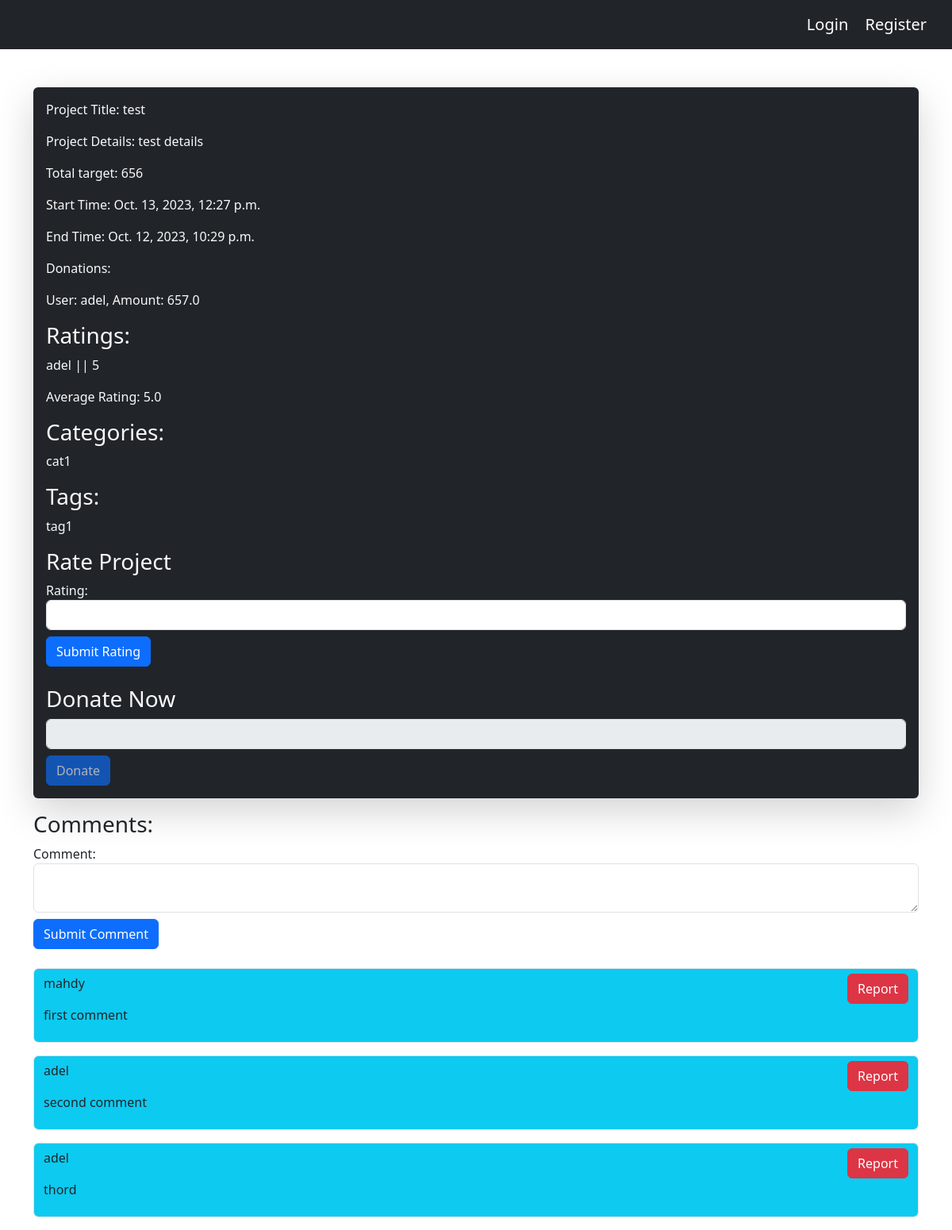
Before: /projects/1/projectDetails/ with the older database file.
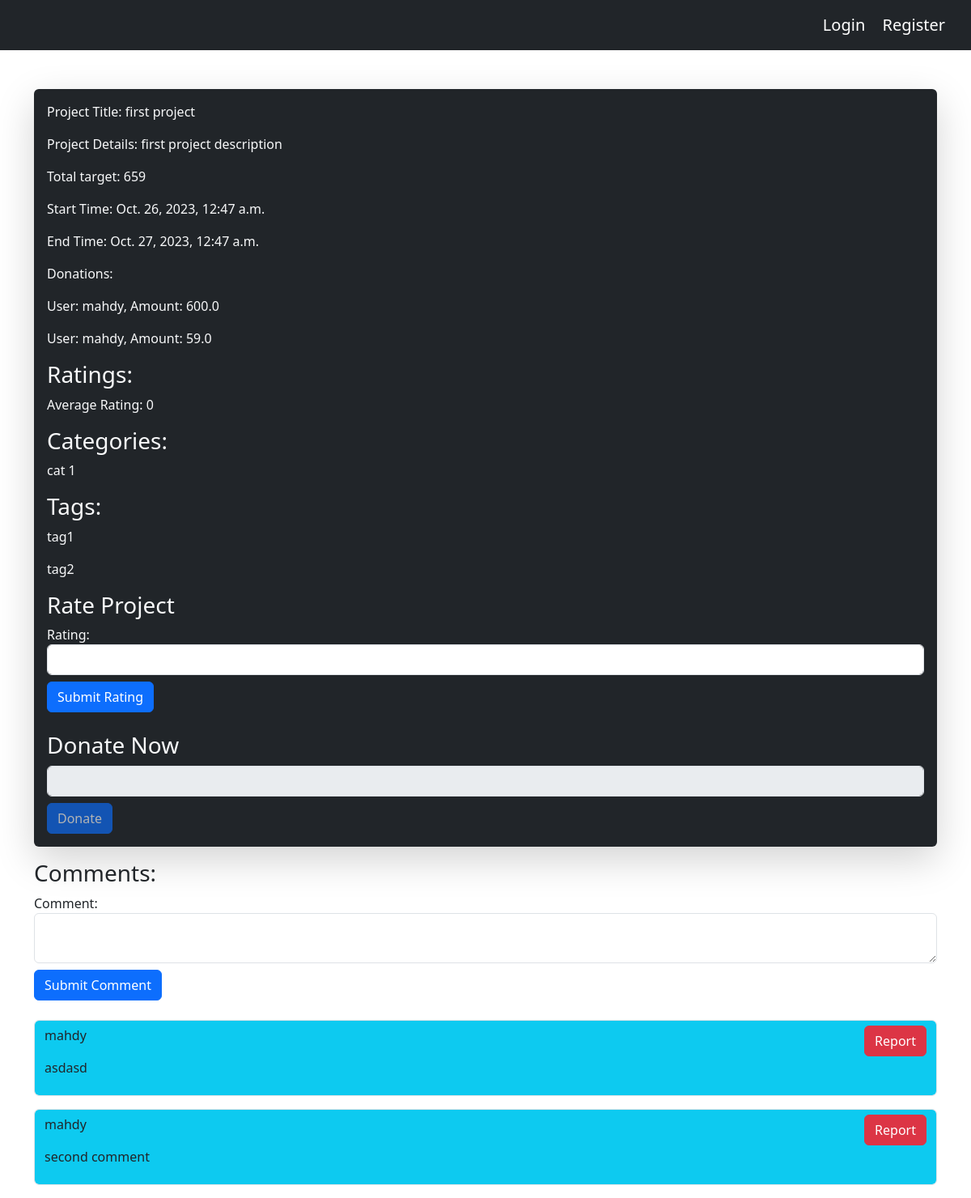
After: the same page with the newer database file.
### projects/models.py (models this page shows, shortened)
class ProjectsModel(models.Model):
    user=models.ForeignKey(UserProfile, related_name='projects',on_delete=models.CASCADE)
    title = models.CharField(max_length=200)
    details = models.TextField(max_length=500)
    category = models.ManyToManyField(CategoriesModel)
    target = models.IntegerField()
    tags = models.ManyToManyField(TagsModel)
    start_time = models.DateTimeField()
    end_time = models.DateTimeField()
    completed=models.BooleanField(default=False)
    closed=models.BooleanField(default=False)

class DonationModel(models.Model):
    user = models.ForeignKey(UserProfile, on_delete=models.CASCADE)
    project = models.ForeignKey(
        ProjectsModel, related_name="donations", on_delete=models.CASCADE
    )
    donation = models.FloatField()

class UserProjectRating(models.Model):
    user = models.ForeignKey(UserProfile, on_delete=models.CASCADE)
    project = models.ForeignKey(
        ProjectsModel, on_delete=models.CASCADE, related_name="ratings"
    )
    rating = models.IntegerField(validators=[MaxValueValidator(5)])

class CategoriesModel(models.Model):
    name = models.CharField(max_length=50)

class TagsModel(models.Model):
    name = models.CharField(max_length=50)

class CommentsModel(models.Model):
    user = models.ForeignKey(UserProfile, on_delete=models.CASCADE)
    text = models.TextField(max_length=500)
    project = models.ForeignKey(
        ProjectsModel, on_delete=models.CASCADE, related_name="comments"
    )

### accounts/models.py (models this page shows, shortened)
class UserProfile(models.Model):
    user = models.OneToOneField(User, on_delete=models.CASCADE)
    phoneNumber = models.CharField(max_length=11, unique=True)
    image = models.ImageField(null=True, blank=True, upload_to="images/")
    birthdate = models.DateField(null=True, blank=True)
    address = models.CharField(max_length=200, null=True, blank=True)

### projects/views.py (the view, shortened to what this page needs)
# urls.py: path("<int:id>/projectDetails/",views.ProjectDetailsView.as_view(),name="projectDetails",),
class ProjectDetailsView(View):
    def get(self, request, *args, **kwargs):
        id = kwargs.pop("id")
        currentProject = ProjectsModel.objects.get(id=id)
        ratingForm = RatingForm()
        projectComments = currentProject.comments.all()
        commentForm = CommentForm()
        donationForm = DonationForm()
        projectRatings = currentProject.ratings.all()
        averageRating = (
            projectRatings.aggregate(Avg("rating"))["rating__avg"]
            if projectRatings
            else 0
        )
        return render(
            request,
            "projects/projectDetails.html",
            {
                "commentForm": commentForm,
                "currentProject": currentProject,
                "projectComments": projectComments,
                "ratingForm": ratingForm,
                "projectRatings": projectRatings,
                "averageRating": averageRating,
                "donationForm": donationForm,
            },
        )

### projects/forms.py
class CommentForm(forms.ModelForm):
    class Meta:
        model = CommentsModel
        fields = ("text",)
    def __init__(self, *args, **kwargs):
        super(CommentForm, self).__init__(*args, **kwargs)
        self.fields["text"].widget = forms.TextInput(attrs={"class": "form-control"})

class RatingForm(forms.ModelForm):
    class Meta:
        model = UserProjectRating
        fields = ["rating"]
    def __init__(self, *args, **kwargs):
        super(RatingForm, self).__init__(*args, **kwargs)
        self.fields["rating"].widget = forms.NumberInput(
            attrs={"class": "form-control"}
        )

### projects/templates/projects/projectDetails.html (shortened to what this page needs)
{%extends 'base.html'%} {%block body%}
<div class="container bg-dark text-light rounded shadow shadow-lg my-3 p-3">
  <p>Project Title: {{ currentProject.title }}</p>
  <p>Project Details: {{ currentProject.details }}</p>
  <p>Total target: {{ currentProject.target }}</p>
  <p>Start Time: {{ currentProject.start_time }}</p>
  <p>End Time: {{ currentProject.end_time }}</p>
  <p>Donations:
    {% for donation in currentProject.donations.all %}
        <p>User: {{ donation.user.user.username }}, Amount: {{ donation.donation }}</p>
    {% endfor %}
    </p>
  <h3>Ratings:</h3>
  {% for rating in currentProject.ratings.all %}
  <p>{{ rating.user.user.username }} || {{ rating.rating }}</p>
    {% endfor %}
<p>Average Rating: {{ averageRating }}</p>
  <h3>Categories:</h3>
  {% for category in currentProject.category.all %}
  <p>{{ category.name }}</p>
  {% endfor %}
  <h3>Tags:</h3>
  {% for tag in currentProject.tags.all %}
  <p>{{ tag.name }}</p>
  {% endfor %}
 <h3> Rate Project </h3>
  <form method="post" class="form-group">
    {{ratingForm}}
    <input type="submit" name="submit-rating" value="Submit Rating" class="btn btn-primary mt-2">
</form>
<h3 class='mt-4'> Donate Now </h3>
<form method="post" class="form-group">
    {% if not currentProject.completed %}
        <input type="number" name="donation" class="form-control" min="1" required>
        <input type="submit" value="Donate" class="btn btn-primary mt-2">
    {% else %}
        <input type="number" name="donation" class="form-control" min="1" disabled>
        <input type="submit" value="Donate" class="btn btn-primary mt-2" disabled>
    {% endif %}
</form>
</div>
<h3>Comments:</h3>
<form method="post" class="form-group">
  <label for="commentText">Comment:</label>
 <textarea name="text" id="commentText" class="form-control" required></textarea>
  <input type="submit" name="submit-comment" value="Submit Comment" class="btn btn-primary my-2">
</form>
{% for comment in currentProject.comments.all %}
  <div class='form-control bg-info my-3'>
    <div class='d-flex justify-content-between'>
   <p>{{ comment.user.user.username }}</p>
  <a href='{%url "reportComment" id=currentProject.id commentID=comment.id %}'><button type'button' class='btn btn-danger'>Report</button></a>
    </div>
  <p>{{ comment.text }}</p>
  </div>
  {% endfor %}
{%endblock%}

Changed rows visible on the page:
removed UserProjectRating: user.user.username "adel", rating "5"
removed CommentsModel: user.user.username "adel", text "thord"
changed ProjectsModel: title "test" → "first project"; details "test details" → "first project description"; target "656" → "659"; start_time "Oct. 13, 2023, 12:27 p.m." → "Oct. 26, 2023, 12:47 a.m."; end_time "Oct. 12, 2023, 10:29 p.m." → "Oct. 27, 2023, 12:47 a.m."
added DonationModel: user.user.username "mahdy", donation "600.0"
changed DonationModel (number 2 of 2 on the later page): user.user.username "adel" → "mahdy"; donation "657.0" → "59.0"
changed CategoriesModel: name "cat1" → "cat 1"
now on this page (row edited): TagsModel: name "tag2"
changed CommentsModel: text "first comment" → "asdasd"
changed CommentsModel "second comment": user.user.username "adel" → "mahdy"
Other visible differences:
{{ averageRating }}: "5.0" → "0"
